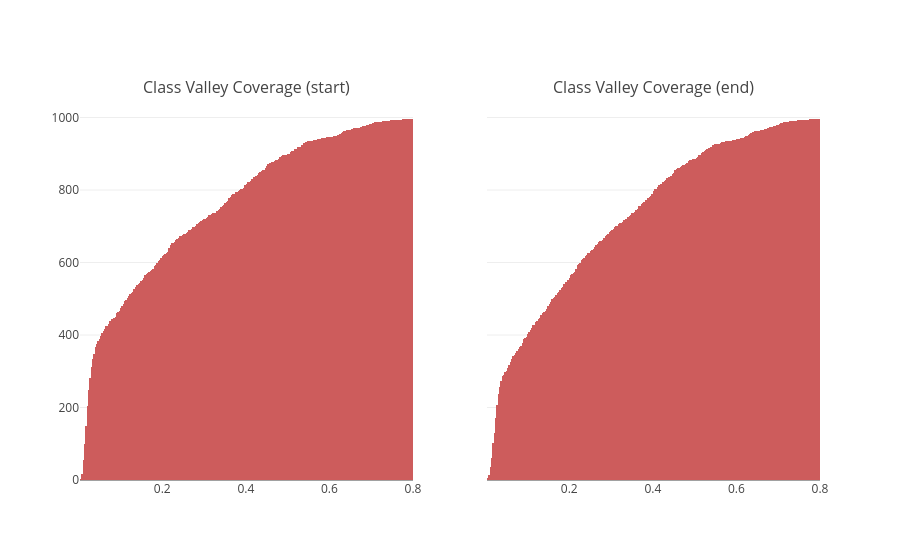

Notebook code cell kept with this figure:
### Code cell
from plotly.subplots import make_subplots
fig = make_subplots(1, 2, shared_yaxes=True, column_titles=["Class Valley Coverage (start)", "Class Valley Coverage (end)"])

fig.add_trace(go.Histogram(x=class_all_covs[first_idx], cumulative_enabled=True, xbins=dict(start=0, end=0.8, size=0.0032), marker_color="indianred", name="Start"), row=1, col=1)
fig.add_trace(go.Histogram(x=class_homo_covs[last_idx], cumulative_enabled=True, xbins=dict(start=0, end=0.8, size=0.0032), marker_color="indianred", name="End"), row=1, col=2)

fig.update_layout(showlegend=False)

fig.show()

### Figure 1 — Plotly figure (JSON) as saved in the notebook; plotly's stock layout.template omitted (floating-point values rounded to 4 significant figures; data arrays with more than 128 entries replaced by an {"elided": "..."} marker saying what was removed)
{"data": [{"cumulative": {"enabled": true}, "marker": {"color": "indianred"}, "name": "Start", "type": "histogram", "x": {"elided": "1000 float values"}, "xaxis": "x", "xbins": {"end": 0.8, "size": 0.0032, "start": 0}, "yaxis": "y"}, {"cumulative": {"enabled": true}, "marker": {"color": "indianred"}, "name": "End", "type": "histogram", "x": {"elided": "1000 float values"}, "xaxis": "x2", "xbins": {"end": 0.8, "size": 0.0032, "start": 0}, "yaxis": "y2"}], "layout": {"annotations": [{"font": {"size": 16}, "showarrow": false, "text": "Class Valley Coverage (start)", "x": 0.225, "xanchor": "center", "xref": "paper", "y": 1, "yanchor": "bottom", "yref": "paper"}, {"font": {"size": 16}, "showarrow": false, "text": "Class Valley Coverage (end)", "x": 0.775, "xanchor": "center", "xref": "paper", "y": 1, "yanchor": "bottom", "yref": "paper"}], "showlegend": false, "xaxis": {"anchor": "y", "domain": [0, 0.45]}, "xaxis2": {"anchor": "y2", "domain": [0.55, 1]}, "yaxis": {"anchor": "x", "domain": [0, 1]}, "yaxis2": {"anchor": "x2", "domain": [0, 1], "matches": "y", "showticklabels": false}}}
